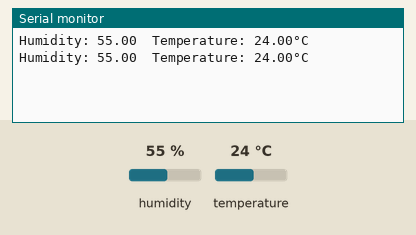
Recording of a sketch running on a simulated ESP8266 (NodeMCU). Parts: the last lines printed to the serial monitor. The inputs (shaded band) are chosen by the test bench; at power-on: humidity 55 %, temperature 24 °C.

Above: at 10.8 s.
10.9 s: humidity set to 22 %
At 20.6 s:
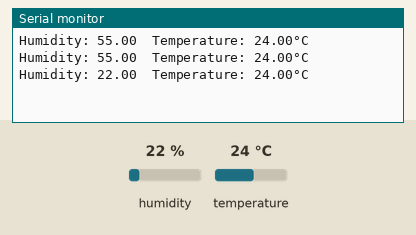
20.9 s: temperature set to 12 °C
At 30.7 s:
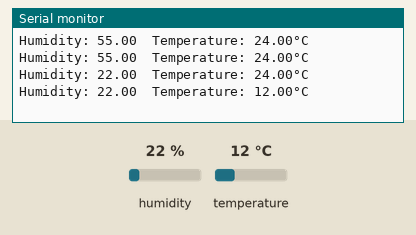
30.9 s: humidity set to 40 %
At 41.2 s:
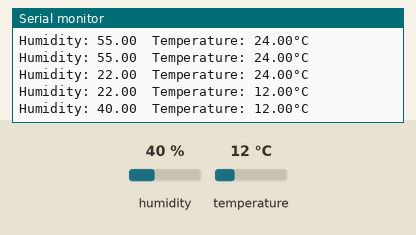
Timing chart, 0 to 42.7 s (numbered marks = the images above; inputs shaded):
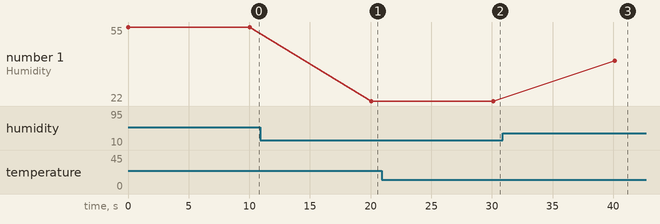

Measured:
- after the input at 10.9 s, the serial monitor: prints a new line after 9.2 s (image 1)
- after the input at 20.9 s, the serial monitor: prints a new line after 9.2 s (image 2)
- after the input at 30.9 s, the serial monitor: prints a new line after 9.2 s (image 3)
- plotted number 1: 55 → 22 after the input at 10.9 s, 22 → 40 after the input at 30.9 s

The sketch:

esp8266.ino
```cpp
#include <DHT.h>

#define DHTPIN D4
#define DHTTYPE DHT11

DHT dht(DHTPIN, DHTTYPE);

void setup() {
  // put your setup code here, to run once:
  Serial.begin(9600);
  dht.begin();
}

void loop() {
  // put your main code here, to run repeatedly:
  float h = dht.readHumidity();
  float t = dht.readTemperature();
  if (isnan(h) || isnan(t)) {
    Serial.println("Gagal membaca data dari sensor DHT");
    return;
  } else {
    Serial.print(F("Humidity: "));
    Serial.print(h);
    Serial.print(F("  Temperature: "));
    Serial.print(t);
    Serial.print(F("°C "));
    Serial.print("\n");
  }
  delay(10000);
}
```
